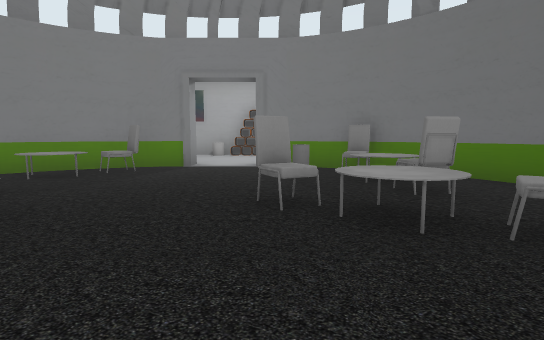
View 1 (above)

19 first-person views from a walk through a scene from a Unity 3-D project. The camera is 1.3 m above the floor, tilts 6° down and sees 80° across. The floor is counted in squares, 2 m on a side. Each view is taken from the middle of a square. On the plan, view 1 faces up. The plan holds only what a view shows up to about 10 squares ahead; the rest is blank. The player is left out. Door leaves are left out, so doorways stand open.

View 2
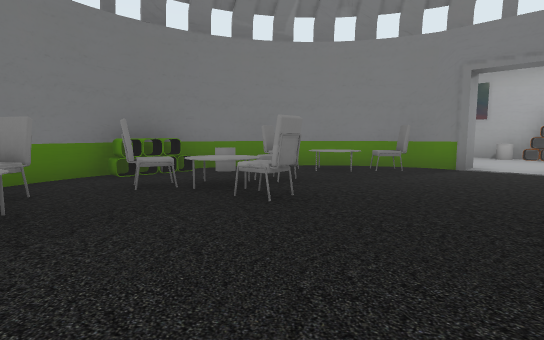

View 3
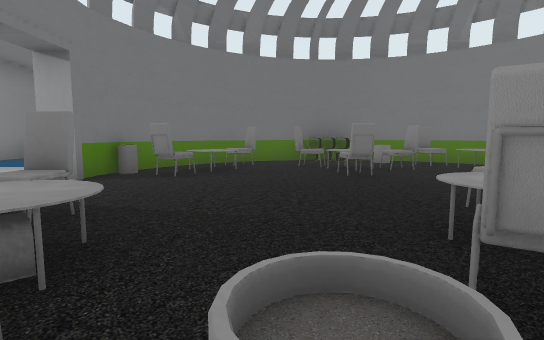

View 4
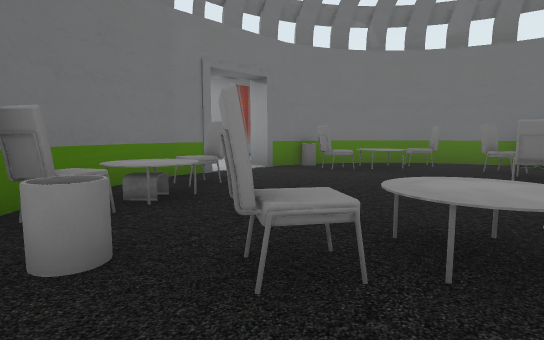

View 5
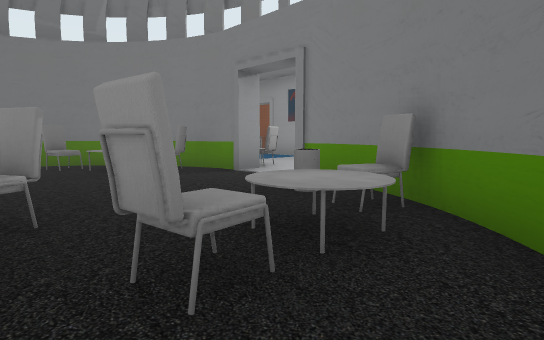

View 6
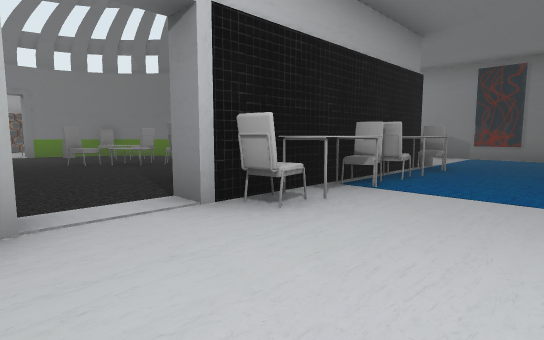

View 7
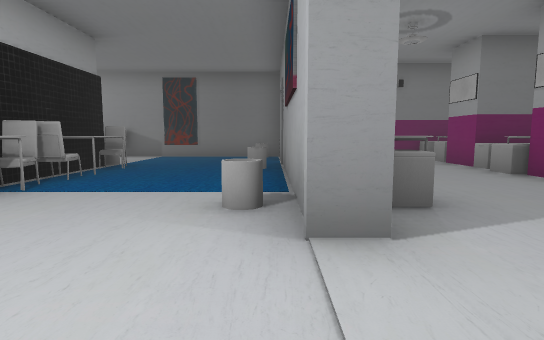

View 8
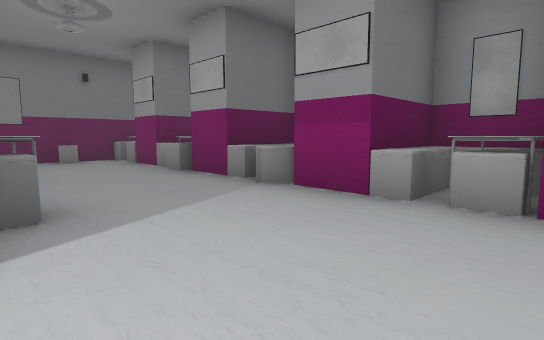

View 9
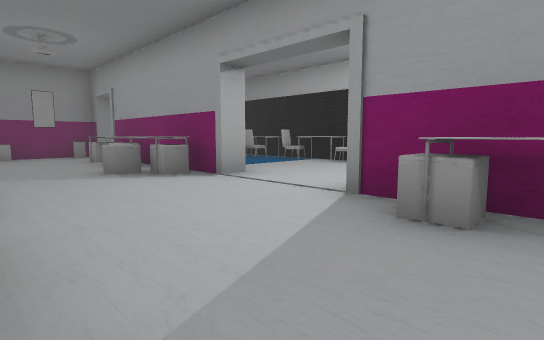

View 10
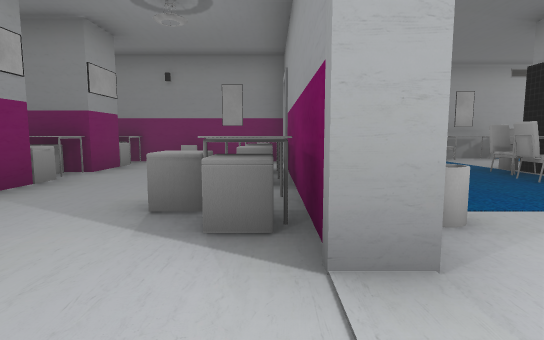

View 11
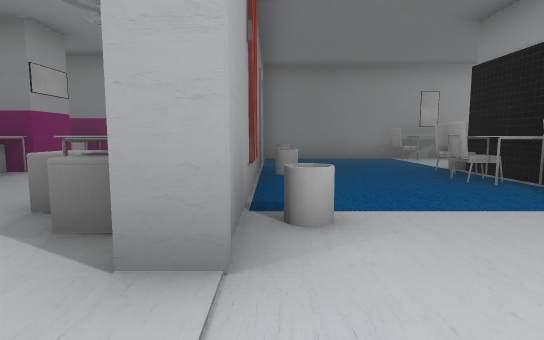

View 12
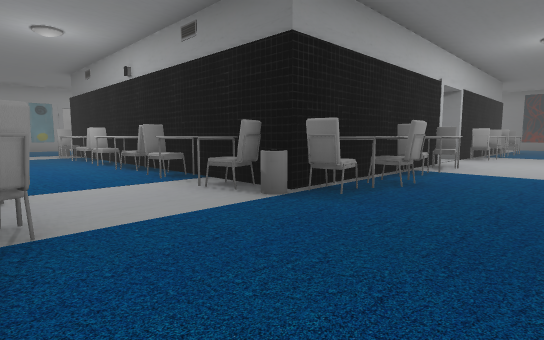

View 13
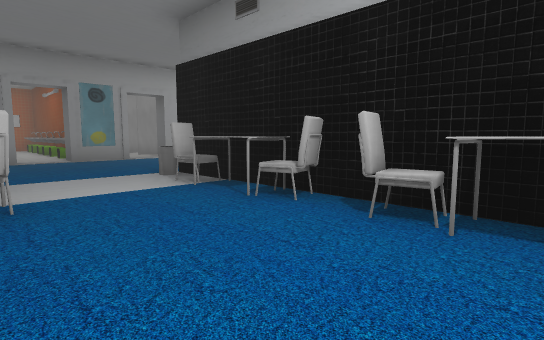

View 14
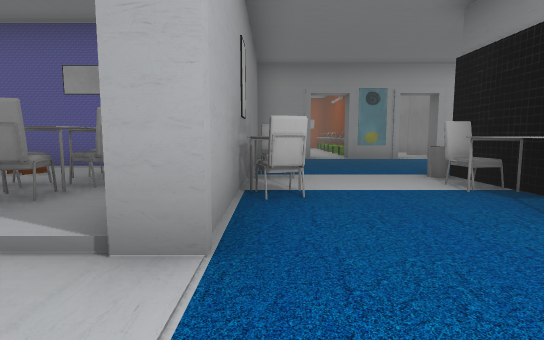

View 15
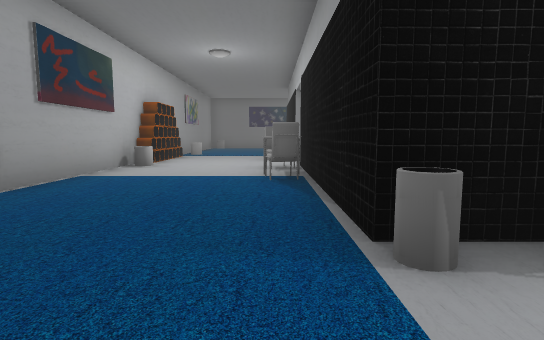

View 16
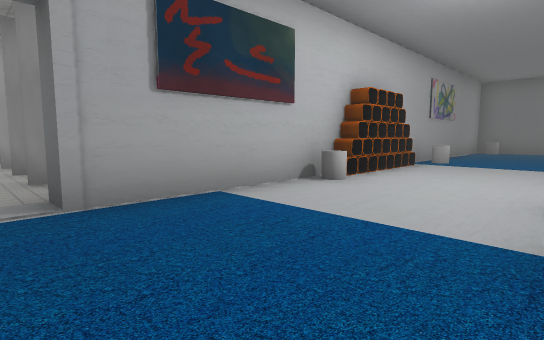

View 17
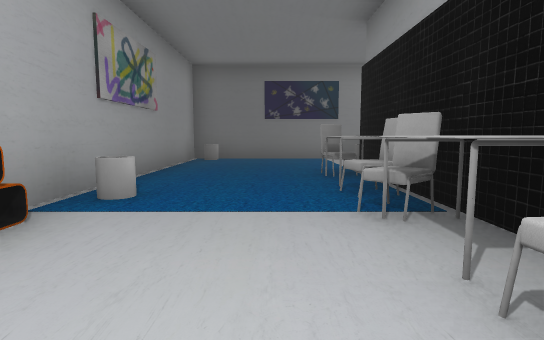

View 18
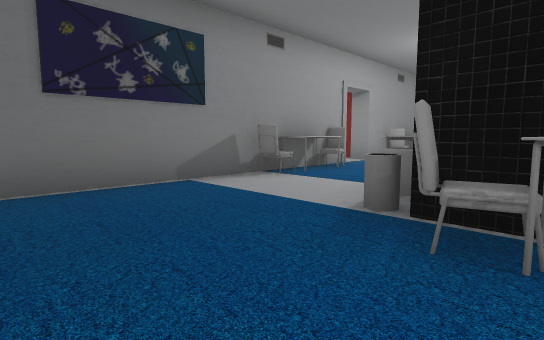

View 19
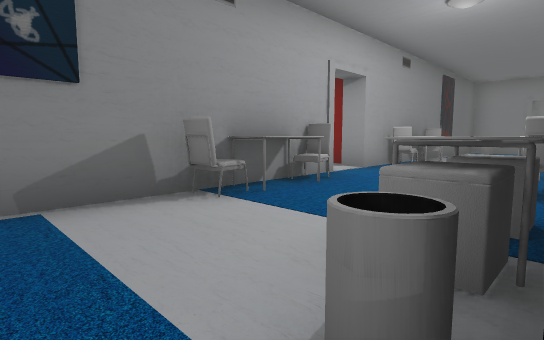

### Floor plan
Points are (right, up) in squares from view 1. A wall is a line through its corners. A room is listed if a view was taken in it or the views show most of it. See-through windows are left out.
Room 1 (views 1, 2, 3, 4, 5)
walls: (-0.3, 6.9) (-0.3, 7.4); (-2.3, 6.9) (-3, 6.7); (-2.9, 6.7) (-3.5, 6.5); (0.7, 6.8) (0.2, 6.9); (1.5, 6.4) (0.5, 6.9); (-3.6, 6.4) (-4.2, 5.9); (-4.1, 6) (-4.8, 5.3); (-1.7, 7.4) (-1.7, 6.9) (-2.4, 6.9); (-5, 5) (-5.3, 4.6); (-4.8, 5.4) (-5.1, 4.9); (3, 5.1) (2.5, 5.7); (-5.2, 4.7) (-5.6, 3.8); (-5.6, 3.9) (-5.7, 3.4); (3.6, 4.1) (3.1, 5); (-5.7, 1.4) (-5.4, 0.6) (-5.1, 0.1); (-5.2, 0.2) (-4.6, -0.6); (0.3, -1.9) (0.8, -1.7); (-4.5, -0.7) (-3.7, -1.3); (-2.4, -1.9) (-1.7, -1.9) (-1.7, -2.4); (-3, -1.7) (-2.2, -1.9); (-3.8, -1.3) (-2.9, -1.7); (-0.3, -2.4) (-0.3, -1.9) (0.5, -1.9) (1.2, -1.6) (1.7, -1.3) (2.4, -0.8)
ways out: opening at (-1, -2) to room 2; opening at (-1, 7) to room 2
objects: chair (-6, 2); chair (-6, 3); chair (-4, 0); chair (-4, 2); table (-4, 3); chair (-4, 5); chair (-3, -1) to (-2, 0); chair (-3, 3); chair (-3, 6); chair (0, -1) to (1, -1); chair (0, 3); table (1, 0); table (1, 2) to (1, 3); chair (2, 0); chair (2, 2); chair (2, 4); table (2, 5); chair (2, 6)
Room 2 (views 6, 7, 8, 9, 10, 11, 12, 13, 14, 15, 16, 17, 18, 19)
walls: (-1.7, -2.4) (-6.5, -2.4); (0.4, -6.7) (0, -6.7) (0, -6.2) (4.4, -6.2); (-4.6, -6.7) (-5.2, -6.7); (5.1, -2.4) (-0.3, -2.4); (-6.6, -6.2) (-3.1, -6.2); (-0.6, -10.2) (0.9, -10.2); (1.7, -10.2) (2.5, -10.2); (-8.7, -6.1) (-8.7, -6.8); (-5.5, -10.2) (-4.8, -10.2); (-9.2, -6.6) (-9.2, -10.5); (-1.6, -12) (-0.3, -12) (-0.3, -10.1); (2.2, -11.9) (2.2, -10.1); (8.4, -4.1) (8.4, -1.1); (-10.4, -0.3) (-10.4, -6.3); (4.7, -11.4) (4.7, -10.2) (6.5, -10.2); (-8.3, -10.2) (-7.4, -10.2); (8.4, 1.5) (8.4, 2) (9, 2); (0.9, 7.4) (5.1, 7.4); (-7, 6.4) (-7, 7.4) (-1.7, 7.4); (7.2, -11) (7.2, -7.8); (-10.4, 5.5) (-10.4, 3.7); (8.4, 5.9) (8.4, 11.2) (1.6, 11.2); (-1.6, 11.2) (-5.3, 11.2) (-5.3, 11.8); (-6.4, 11.2) (-7.8, 11.2) (-7.8, 11.8); (-8.9, 11.2) (-10.5, 11.2); (-10.4, 10.9) (-10.4, 8.5)
low walls: (0.9, -10.4) (1.3, -10); (-1.6, -11.5) (-0.8, -11.5); (6.7, -10.2) (7.2, -10.2); (5.3, 5.5) (5.7, 5.5)
ways out: opening at (-1, -2) to room 1; opening at (-1, 7) to room 1; opening at (-11, 2.5); open door at (-8.9, 15.1); open door at (-5.1, 15.1)
objects: chair (-10, -2); table (-10, -1); other object (-10, 0); chair (-10, 6); table (-10, 7); chair (-10, 8); other object (-9, -11); table (-7, -11) to (-6, -11); other object (-7, -7) to (-6, -7); chair (-7, -3); chair (-7, -2); table (-7, -1); chair (-7, 0); chair (-7, 1); table (-7, 2); chair (-7, 3); chair (-7, 4); table (-7, 5); chair (-7, 6); painting (-7, 11); table (-6, -3); chair (-5, -3); table (-4, -8) to (-3, -7); chair (-4, -3); chair (-4, 8); chair (-3, -3); table (-3, 8); table (-2, -11) to (-1, -11); chair (-2, 8); chair (-1, 11); chair (0, -3); chair (0, 8); other object (0, 11); table (1, -7) to (2, -7); table (1, -3); table (1, 8); chair (1, 11); chair (2, -3); chair (2, 8); other object (3, -11) to (4, -10); chair (3, -3); table (3, 8); table (4, -3); chair (4, 8); chair (5, -3); other object (5, 2); chair (5, 3); table (5, 6); other object (6, -11); painting (8, -3); chair (8, -1); other object (8, 0); chair (8, 1); chair (8, 4); table (8, 5); chair (8, 6)

Where each view was taken, in squares from view 1:
view 1: 0 up, 0 right, facing up
view 2: 0 up, 0 right, facing up-left
view 3: 1 up, 3 right, facing left
view 4: 3 up, 3 right, facing down-left
view 5: 3 up, 3 right, facing up-left
view 6: 5 down, 2 left, facing up-right
view 7: 6 down, 2 left, facing right
view 8: 7 down, 2 left, facing down-right
view 9: 10 down, 2 right, facing up-left
view 10: 7 down, 1 left, facing left
view 11: 6 down, 1 left, facing left
view 12: 5 down, 10 left, facing up-right
view 13: 2 up, 10 left, facing up-right
view 14: 2 up, 10 left, facing up
view 15: 8 up, 9 left, facing right
view 16: 8 up, 6 left, facing up-right
view 17: 9 up, 1 left, facing right
view 18: 10 up, 4 right, facing down-right
view 19: 8 up, 5 right, facing down-right
